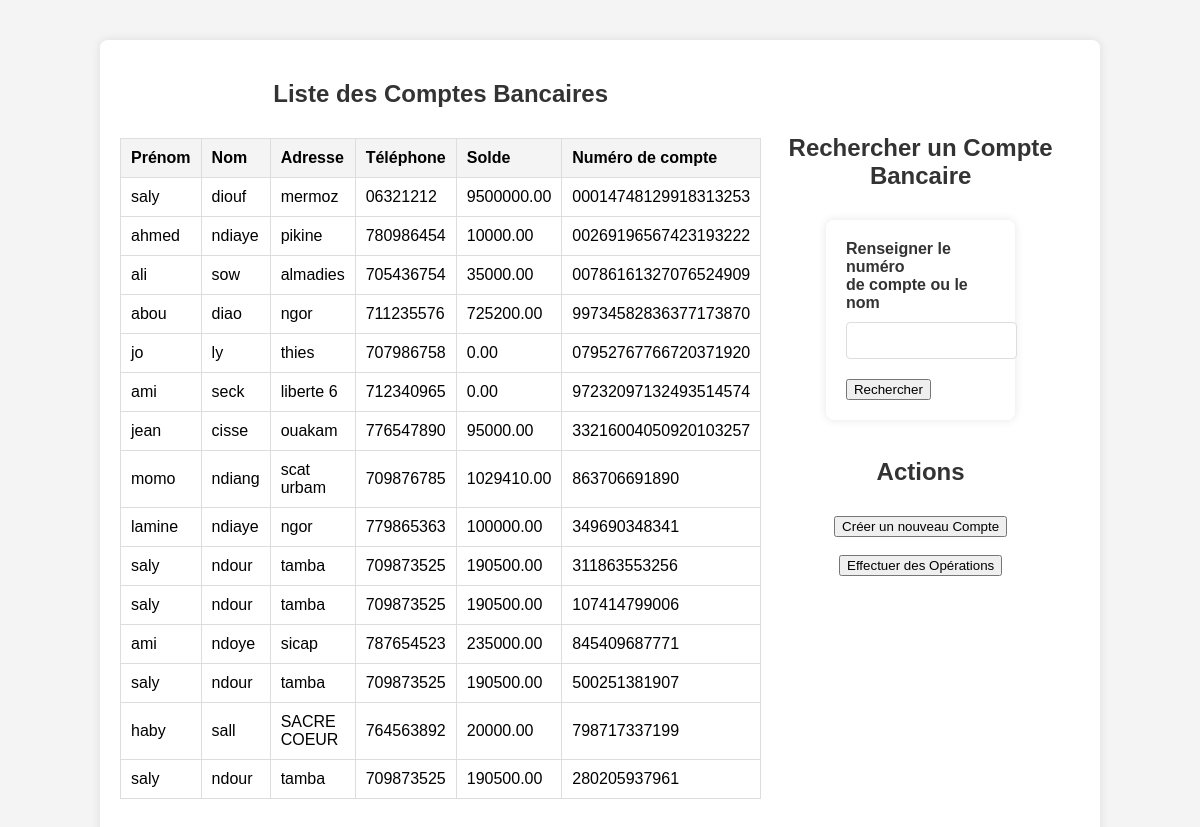
The page / on the database its author committed.
### tables this page shows
CREATE TABLE `client` (
  `id` int(11) NOT NULL,
  `prenom` varchar(255) NOT NULL,
  `nom` varchar(255) NOT NULL,
  `adresse` varchar(255) NOT NULL,
  `telephone` varchar(15) NOT NULL,
  `solde` decimal(10,2) NOT NULL,
  `numero_compte` varchar(20) NOT NULL
);

### index.php (the view, shortened to what this page needs)
<?php
include("db.php");
$query = "SELECT prenom, nom, adresse, telephone, solde, numero_compte FROM client";
$result = mysqli_query($con, $query);
?>
<!DOCTYPE html>
<html lang="fr">
<head>
    <link href="style.css" rel="stylesheet">
</head>
<body>
    <div class="container">
        <div class="content">
            <div class="account-list">
                <center><h2>Liste des Comptes Bancaires</h2>
                <?php
                if (mysqli_num_rows($result) > 0) {
                    echo "<table>";
                    echo "<tr><th>Prénom</th><th>Nom</th><th>Adresse</th><th>Téléphone</th><th>Solde</th><th>Numéro de compte</th></tr>";
                    while ($row = mysqli_fetch_assoc($result)) {
                        echo "<tr>";
                        echo "<td>" . $row['prenom'] . "</td>";
                        echo "<td>" . $row['nom'] . "</td>";
                        echo "<td>" . $row['adresse'] . "</td>";
                        echo "<td>" . $row['telephone'] . "</td>";
                        echo "<td>" . $row['solde'] . "</td>";
                        echo "<td>" . $row['numero_compte'] . "</td>";
                        echo "</tr>";
                    }
                    echo "</table>";
                } else {
                    echo "Aucun compte bancaire trouvé.";
                }
                ?>
            </div>
            <div class="search-account">
               <br><br><br> <h2>Rechercher un Compte Bancaire</h2>
                <form method="post" action="">
                    <label for="search">Renseigner le numéro <br>de compte ou le nom </label>
                    <input type="text" id="search" name="search" required>
                    <button type="submit" name="search_submit">Rechercher</button>
                </form><br>
                <center><h2>Actions</h2>
                <button onclick="window.location.href='creation_compte.php'">Créer un nouveau Compte</button>
               <br><br><button onclick="window.location.href='transaction.php'">Effectuer des Opérations</button>
            </div>
        </div>
    </div>
</body>
</html>

### style.css (style rules this page uses)
body { font-family: Arial, sans-serif; background-color: #f4f4f4; margin: 0; padding: 0; }
.container { background-color: #fff; padding: 20px; box-shadow: 0 0 10px rgba(0, 0, 0, 0.1); width: 80%; max-width: 1000px; margin: 40px auto; border-radius: 8px; }
.content { display: flex; justify-content: space-between; flex-wrap: wrap; }
.account-list, .search-account { flex: 1; margin-right: 10px; margin-bottom: 20px; }
.account-list h2, .search-account h2, .actions h2, h1, h2 { text-align: center; color: #333; margin-top: 20px; margin-bottom: 30px; }
form { width: 50%; margin: 0 auto; background-color: #fff; padding: 20px; border-radius: 8px; box-shadow: 0 0 10px rgba(0, 0, 0, 0.1); }
label { display: block; margin-bottom: 10px; font-weight: bold; color: #333; }
input[type="text"], input[type="number"] { width: 100%; padding: 10px; margin-bottom: 20px; border: 1px solid #ddd; border-radius: 4px; }
table { width: 100%; border-collapse: collapse; margin-bottom: 20px; }
table, th, td { border: 1px solid #ddd; }
th, td { padding: 10px; text-align: left; }
th { background-color: #f4f4f4; }

### rows shown on the page
client: prenom "saly", nom "diouf", adresse "mermoz", telephone "06321212", solde "9500000.00", numero_compte "00014748129918313253"
client: prenom "ahmed", nom "ndiaye", adresse "pikine", telephone "780986454", solde "10000.00", numero_compte "00269196567423193222"
client: prenom "ali", nom "sow", adresse "almadies", telephone "705436754", solde "35000.00", numero_compte "00786161327076524909"
client: prenom "abou", nom "diao", adresse "ngor", telephone "711235576", solde "725200.00", numero_compte "99734582836377173870"
client: prenom "jo", nom "ly", adresse "thies", telephone "707986758", solde "0.00", numero_compte "07952767766720371920"
client: prenom "ami", nom "seck", adresse "liberte 6", telephone "712340965", solde "0.00", numero_compte "97232097132493514574"
client: prenom "jean", nom "cisse", adresse "ouakam", telephone "776547890", solde "95000.00", numero_compte "33216004050920103257"
client: prenom "momo", nom "ndiang", adresse "scat urbam", telephone "709876785", solde "1029410.00", numero_compte "863706691890"
client: prenom "lamine", nom "ndiaye", adresse "ngor", telephone "779865363", solde "100000.00", numero_compte "349690348341"
client: prenom "saly", nom "ndour", adresse "tamba", telephone "709873525", solde "190500.00", numero_compte "311863553256"
client: prenom "saly", nom "ndour", adresse "tamba", telephone "709873525", solde "190500.00", numero_compte "107414799006"
client: prenom "ami", nom "ndoye", adresse "sicap", telephone "787654523", solde "235000.00", numero_compte "845409687771"
client: prenom "saly", nom "ndour", adresse "tamba", telephone "709873525", solde "190500.00", numero_compte "500251381907"
client: prenom "haby", nom "sall", adresse "SACRE COEUR", telephone "764563892", solde "20000.00", numero_compte "798717337199"
client: prenom "saly", nom "ndour", adresse "tamba", telephone "709873525", solde "190500.00", numero_compte "280205937961"
